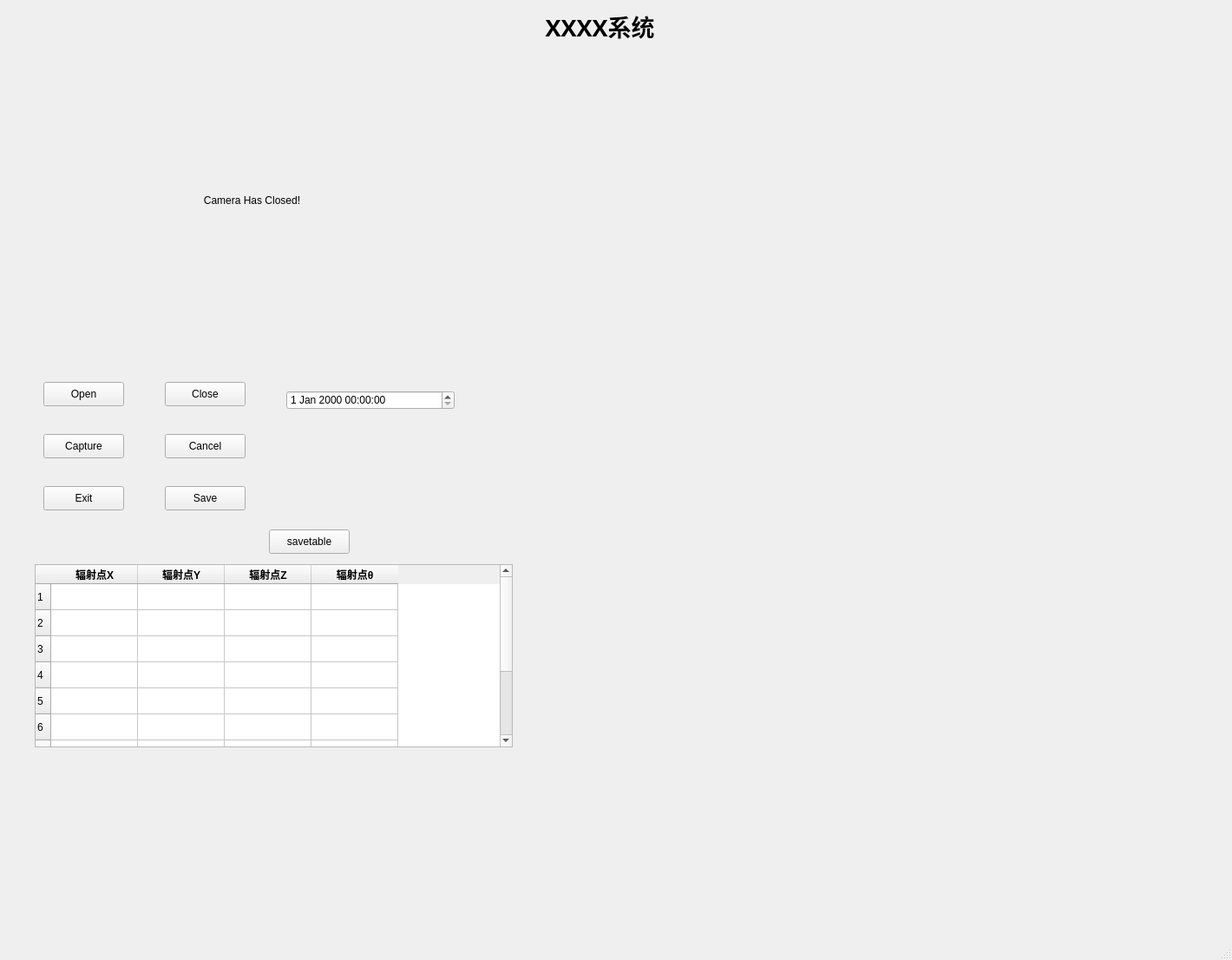
<?xml version="1.0" encoding="UTF-8"?>
<ui version="4.0">
 <class>MainWindow</class>
 <widget class="QMainWindow" name="MainWindow">
  <property name="geometry">
   <rect>
    <x>0</x>
    <y>0</y>
    <width>1420</width>
    <height>1106</height>
   </rect>
  </property>
  <property name="windowTitle">
   <string>MainWindow</string>
  </property>
  <widget class="QWidget" name="centralWidget">
   <widget class="QPushButton" name="openButton">
    <property name="geometry">
     <rect>
      <x>50</x>
      <y>440</y>
      <width>93</width>
      <height>28</height>
     </rect>
    </property>
    <property name="text">
     <string>Open</string>
    </property>
   </widget>
   <widget class="QPushButton" name="exitButton">
    <property name="geometry">
     <rect>
      <x>50</x>
      <y>560</y>
      <width>93</width>
      <height>28</height>
     </rect>
    </property>
    <property name="text">
     <string>Exit</string>
    </property>
   </widget>
   <widget class="QPushButton" name="captureButton">
    <property name="geometry">
     <rect>
      <x>50</x>
      <y>500</y>
      <width>93</width>
      <height>28</height>
     </rect>
    </property>
    <property name="text">
     <string>Capture</string>
    </property>
   </widget>
   <widget class="QPushButton" name="saveButton">
    <property name="geometry">
     <rect>
      <x>190</x>
      <y>560</y>
      <width>93</width>
      <height>28</height>
     </rect>
    </property>
    <property name="text">
     <string>Save</string>
    </property>
   </widget>
   <widget class="QPushButton" name="closeButton">
    <property name="geometry">
     <rect>
      <x>190</x>
      <y>440</y>
      <width>93</width>
      <height>28</height>
     </rect>
    </property>
    <property name="text">
     <string>Close</string>
    </property>
   </widget>
   <widget class="QDateTimeEdit" name="dateTimeEdit">
    <property name="geometry">
     <rect>
      <x>330</x>
      <y>450</y>
      <width>194</width>
      <height>22</height>
     </rect>
    </property>
    <property name="frame">
     <bool>true</bool>
    </property>
    <property name="readOnly">
     <bool>false</bool>
    </property>
    <property name="maximumDate">
     <date>
      <year>9998</year>
      <month>12</month>
      <day>31</day>
     </date>
    </property>
   </widget>
   <widget class="myLabel" name="label">
    <property name="geometry">
     <rect>
      <x>690</x>
      <y>70</y>
      <width>661</width>
      <height>531</height>
     </rect>
    </property>
    <property name="text">
     <string/>
    </property>
   </widget>
   <widget class="QTableWidget" name="tableWidget">
    <property name="geometry">
     <rect>
      <x>40</x>
      <y>650</y>
      <width>551</width>
      <height>211</height>
     </rect>
    </property>
    <attribute name="verticalHeaderShowSortIndicator" stdset="0">
     <bool>false</bool>
    </attribute>
    <row>
     <property name="text">
      <string>1</string>
     </property>
    </row>
    <row>
     <property name="text">
      <string>2</string>
     </property>
    </row>
    <row>
     <property name="text">
      <string>3</string>
     </property>
    </row>
    <row>
     <property name="text">
      <string>4</string>
     </property>
    </row>
    <row>
     <property name="text">
      <string>5</string>
     </property>
    </row>
    <row>
     <property name="text">
      <string>6</string>
     </property>
    </row>
    <row>
     <property name="text">
      <string>7</string>
     </property>
    </row>
    <row>
     <property name="text">
      <string>8</string>
     </property>
    </row>
    <row>
     <property name="text">
      <string>9</string>
     </property>
    </row>
    <row>
     <property name="text">
      <string>10</string>
     </property>
    </row>
    <column>
     <property name="text">
      <string>辐射点X</string>
     </property>
     <property name="font">
      <font>
       <weight>75</weight>
       <bold>true</bold>
      </font>
     </property>
    </column>
    <column>
     <property name="text">
      <string>辐射点Y</string>
     </property>
     <property name="font">
      <font>
       <weight>75</weight>
       <bold>true</bold>
      </font>
     </property>
    </column>
    <column>
     <property name="text">
      <string>辐射点Z</string>
     </property>
     <property name="font">
      <font>
       <weight>75</weight>
       <bold>true</bold>
      </font>
     </property>
    </column>
    <column>
     <property name="text">
      <string>辐射点θ</string>
     </property>
     <property name="font">
      <font>
       <weight>75</weight>
       <bold>true</bold>
      </font>
     </property>
    </column>
    <item row="0" column="0">
     <property name="text">
      <string/>
     </property>
    </item>
   </widget>
   <widget class="QPushButton" name="savetable">
    <property name="geometry">
     <rect>
      <x>310</x>
      <y>610</y>
      <width>93</width>
      <height>28</height>
     </rect>
    </property>
    <property name="text">
     <string>savetable</string>
    </property>
   </widget>
   <widget class="QPushButton" name="Cancel">
    <property name="geometry">
     <rect>
      <x>190</x>
      <y>500</y>
      <width>93</width>
      <height>28</height>
     </rect>
    </property>
    <property name="text">
     <string>Cancel</string>
    </property>
   </widget>
   <widget class="QLabel" name="video">
    <property name="geometry">
     <rect>
      <x>30</x>
      <y>50</y>
      <width>521</width>
      <height>361</height>
     </rect>
    </property>
    <property name="text">
     <string>Camera Has Closed!</string>
    </property>
    <property name="alignment">
     <set>Qt::AlignCenter</set>
    </property>
   </widget>
   <widget class="QLabel" name="label_2">
    <property name="geometry">
     <rect>
      <x>71</x>
      <y>9</y>
      <width>1241</width>
      <height>41</height>
     </rect>
    </property>
    <property name="font">
     <font>
      <family>华文宋体</family>
      <pointsize>20</pointsize>
      <weight>75</weight>
      <bold>true</bold>
     </font>
    </property>
    <property name="text">
     <string>XXXX系统</string>
    </property>
    <property name="alignment">
     <set>Qt::AlignCenter</set>
    </property>
   </widget>
  </widget>
  <widget class="QMenuBar" name="menuBar">
   <property name="geometry">
    <rect>
     <x>0</x>
     <y>0</y>
     <width>1420</width>
     <height>26</height>
    </rect>
   </property>
  </widget>
  <widget class="QStatusBar" name="statusBar"/>
 </widget>
 <layoutdefault spacing="6" margin="11"/>
 <customwidgets>
  <customwidget>
   <class>myLabel</class>
   <extends>QLabel</extends>
   <header>mylabel.h</header>
  </customwidget>
 </customwidgets>
 <resources/>
 <connections>
  <connection>
   <sender>exitButton</sender>
   <signal>released()</signal>
   <receiver>MainWindow</receiver>
   <slot>close()</slot>
   <hints>
    <hint type="sourcelabel">
     <x>76</x>
     <y>369</y>
    </hint>
    <hint type="destinationlabel">
     <x>345</x>
     <y>246</y>
    </hint>
   </hints>
  </connection>
 </connections>
</ui>
